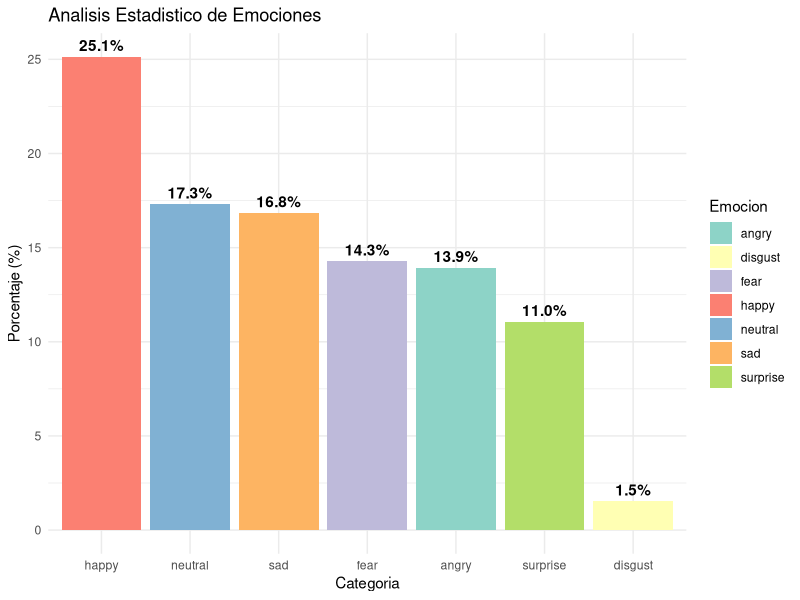

R code for this plot:
library(ggplot2)
library(dplyr)
library(stats)

# 1. Carga tus datos reales
datos <- read.csv("datos_emociones.csv")

# 2. Tu pipeline limpio asignado SÍ O SÍ a 'grafico2'
grafico2 <- datos %>%
  count(label) %>%
  mutate(pct = n / sum(n) * 100) %>%
  ggplot(aes(x = reorder(label, -pct), y = pct, fill = label)) +
  geom_col() +
  geom_text(aes(label = sprintf("%.1f%%", pct)), vjust = -0.5, fontface = "bold") +
  labs(title = "Analisis Estadistico de Emociones",
       x = "Categoria", 
       y = "Porcentaje (%)",
       fill = "Emocion") +
  theme_minimal() +
  scale_fill_brewer(palette = "Set3")
